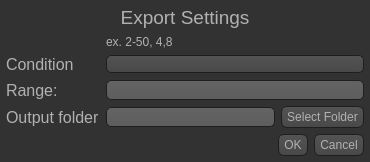
<?xml version="1.0" encoding="UTF-8"?>
<ui version="4.0">
 <class>ExportNeuralDialog</class>
 <widget class="QDialog" name="ExportNeuralDialog">
  <property name="geometry">
   <rect>
    <x>0</x>
    <y>0</y>
    <width>370</width>
    <height>138</height>
   </rect>
  </property>
  <property name="windowTitle">
   <string>Dialog</string>
  </property>
  <property name="styleSheet">
   <string notr="true">        QToolTip  
         {  
              border: 1px solid black;  
              background-color: #ffa02f;  
              padding: 1px;  
              border-radius: 3px;  
              opacity: 100;  
         }  
           
         QWidget  
         {  
             color: #b1b1b1;  
             background-color: #323232;  
         }  
           
         QWidget:item:hover  
         {  
             background-color:QLinearGradient( x1: 0, y1: 0, x2: 0, y2: 1, stop: 0 #ffa02f, stop: 1 #d7801a);  
             color: #000000;  
         }  
           
         QWidget:item:selected  
         {  
             background-color: QLinearGradient( x1: 0, y1: 0, x2: 0, y2: 1, stop: 0 #ffa02f, stop: 1 #d7801a);  
         }  
           
         QMenuBar::item  
         {  
             background: transparent;  
         }  
           
         QMenuBar::item:selected  
         {  
             background: transparent;  
             border: 1px solid #ffaa00;  
         }  
           
         QMenuBar::item:pressed  
         {  
             background: #444;  
             border: 1px solid #000;  
             background-color: QLinearGradient(  
                 x1:0, y1:0,  
                 x2:0, y2:1,  
                 stop:1 #212121,  
                 stop:0.4 #343434/*,  
                 stop:0.2 #343434,  
                 stop:0.1 #ffaa00*/  
             );  
             margin-bottom:-1px;  
             padding-bottom:1px;  
         }  
           
         QMenu  
         {  
             border: 1px solid #000;  
         }  
           
         QMenu::item  
         {  
             padding: 2px 20px 2px 20px;  
         }  
           
         QMenu::item:selected  
         {  
             color: #000000;  
         }  
           
         QWidget:disabled  
         {  
             color: #404040;  
             background-color: #323232;  
         }  
           
         QAbstractItemView  
         {  
             background-color: QLinearGradient( x1: 0, y1: 0, x2: 0, y2: 1, stop: 0 #4d4d4d, stop: 0.1 #646464, stop: 1 #5d5d5d);  
         }  
           
         QWidget:focus  
         {  
             /*border: 2px solid QLinearGradient( x1: 0, y1: 0, x2: 0, y2: 1, stop: 0 #ffa02f, stop: 1 #d7801a);*/  
         }  
           
         QLineEdit  
         {  
             background-color: QLinearGradient( x1: 0, y1: 0, x2: 0, y2: 1, stop: 0 #4d4d4d, stop: 0 #646464, stop: 1 #5d5d5d);  
             padding: 1px;  
             border-style: solid;  
             border: 1px solid #1e1e1e;  
             border-radius: 5;  
         }  
           
         QPushButton  
         {  
             color: #b1b1b1;  
             background-color: QLinearGradient( x1: 0, y1: 0, x2: 0, y2: 1, stop: 0 #565656, stop: 0.1 #525252, stop: 0.5 #4e4e4e, stop: 0.9 #4a4a4a, stop: 1 #464646);  
             border-width: 1px;  
             border-color: #1e1e1e;  
             border-style: solid;  
             border-radius: 6;  
             padding: 3px;  
             font-size: 12px;  
             padding-left: 5px;  
             padding-right: 5px;  
         }  
           
         QPushButton:pressed  
         {  
             background-color: QLinearGradient( x1: 0, y1: 0, x2: 0, y2: 1, stop: 0 #2d2d2d, stop: 0.1 #2b2b2b, stop: 0.5 #292929, stop: 0.9 #282828, stop: 1 #252525);  
         }  
           
         QComboBox  
         {  
             selection-background-color: #ffaa00;  
             background-color: QLinearGradient( x1: 0, y1: 0, x2: 0, y2: 1, stop: 0 #565656, stop: 0.1 #525252, stop: 0.5 #4e4e4e, stop: 0.9 #4a4a4a, stop: 1 #464646);  
             border-style: solid;  
             border: 1px solid #1e1e1e;  
             border-radius: 5;  
         }  
           
         QComboBox:hover,QPushButton:hover  
         {  
             border: 2px solid QLinearGradient( x1: 0, y1: 0, x2: 0, y2: 1, stop: 0 #ffa02f, stop: 1 #d7801a);  
         }  
           
           
         QComboBox:on  
         {  
             padding-top: 3px;  
             padding-left: 4px;  
             background-color: QLinearGradient( x1: 0, y1: 0, x2: 0, y2: 1, stop: 0 #2d2d2d, stop: 0.1 #2b2b2b, stop: 0.5 #292929, stop: 0.9 #282828, stop: 1 #252525);  
             selection-background-color: #ffaa00;  
         }  
           
         QComboBox QAbstractItemView  
         {  
             border: 2px solid darkgray;  
             selection-background-color: QLinearGradient( x1: 0, y1: 0, x2: 0, y2: 1, stop: 0 #ffa02f, stop: 1 #d7801a);  
         }  
           
         QComboBox::drop-down  
         {  
              subcontrol-origin: padding;  
              subcontrol-position: top right;  
              width: 15px;  
           
              border-left-width: 0px;  
              border-left-color: darkgray;  
              border-left-style: solid; /* just a single line */  
              border-top-right-radius: 3px; /* same radius as the QComboBox */  
              border-bottom-right-radius: 3px;  
          }  
           
         QComboBox::down-arrow  
         {  
              image: url(:/down_arrow.png);  
         }  
           
         QGroupBox:focus  
         {  
         border: 2px solid QLinearGradient( x1: 0, y1: 0, x2: 0, y2: 1, stop: 0 #ffa02f, stop: 1 #d7801a);  
         }  
           
         QTextEdit:focus  
         {  
             border: 2px solid QLinearGradient( x1: 0, y1: 0, x2: 0, y2: 1, stop: 0 #ffa02f, stop: 1 #d7801a);  
         }  
           
         QScrollBar:horizontal {  
              border: 1px solid #222222;  
              background: QLinearGradient( x1: 0, y1: 0, x2: 0, y2: 1, stop: 0.0 #121212, stop: 0.2 #282828, stop: 1 #484848);  
              height: 7px;  
              margin: 0px 16px 0 16px;  
         }  
           
         QScrollBar::handle:horizontal  
         {  
               background: QLinearGradient( x1: 0, y1: 0, x2: 1, y2: 0, stop: 0 #ffa02f, stop: 0.5 #d7801a, stop: 1 #ffa02f);  
               min-height: 20px;  
               border-radius: 2px;  
         }  
           
         QScrollBar::add-line:horizontal {  
               border: 1px solid #1b1b19;  
               border-radius: 2px;  
               background: QLinearGradient( x1: 0, y1: 0, x2: 1, y2: 0, stop: 0 #ffa02f, stop: 1 #d7801a);  
               width: 14px;  
               subcontrol-position: right;  
               subcontrol-origin: margin;  
         }  
           
         QScrollBar::sub-line:horizontal {  
               border: 1px solid #1b1b19;  
               border-radius: 2px;  
               background: QLinearGradient( x1: 0, y1: 0, x2: 1, y2: 0, stop: 0 #ffa02f, stop: 1 #d7801a);  
               width: 14px;  
              subcontrol-position: left;  
              subcontrol-origin: margin;  
         }  
           
         QScrollBar::right-arrow:horizontal, QScrollBar::left-arrow:horizontal  
         {  
               border: 1px solid black;  
               width: 1px;  
               height: 1px;  
               background: white;  
         }  
           
         QScrollBar::add-page:horizontal, QScrollBar::sub-page:horizontal  
         {  
               background: none;  
         }  
           
         QScrollBar:vertical  
         {  
               background: QLinearGradient( x1: 0, y1: 0, x2: 1, y2: 0, stop: 0.0 #121212, stop: 0.2 #282828, stop: 1 #484848);  
               width: 7px;  
               margin: 16px 0 16px 0;  
               border: 1px solid #222222;  
         }  
           
         QScrollBar::handle:vertical  
         {  
               background: QLinearGradient( x1: 0, y1: 0, x2: 0, y2: 1, stop: 0 #ffa02f, stop: 0.5 #d7801a, stop: 1 #ffa02f);  
               min-height: 20px;  
               border-radius: 2px;  
         }  
           
         QScrollBar::add-line:vertical  
         {  
               border: 1px solid #1b1b19;  
               border-radius: 2px;  
               background: QLinearGradient( x1: 0, y1: 0, x2: 0, y2: 1, stop: 0 #ffa02f, stop: 1 #d7801a);  
               height: 14px;  
               subcontrol-position: bottom;  
               subcontrol-origin: margin;  
         }  
           
         QScrollBar::sub-line:vertical  
         {  
               border: 1px solid #1b1b19;  
               border-radius: 2px;  
               background: QLinearGradient( x1: 0, y1: 0, x2: 0, y2: 1, stop: 0 #d7801a, stop: 1 #ffa02f);  
               height: 14px;  
               subcontrol-position: top;  
               subcontrol-origin: margin;  
         }  
           
         QScrollBar::up-arrow:vertical, QScrollBar::down-arrow:vertical  
         {  
               border: 1px solid black;  
               width: 1px;  
               height: 1px;  
               background: white;  
         }  
           
           
         QScrollBar::add-page:vertical, QScrollBar::sub-page:vertical  
         {  
               background: none;  
         }  
           
         QTextEdit  
         {  
             background-color: #242424;  
         }  
           
         QPlainTextEdit  
         {  
             background-color: #242424;  
         }  
           
         QHeaderView::section  
         {  
             background-color: QLinearGradient(x1:0, y1:0, x2:0, y2:1, stop:0 #616161, stop: 0.5 #505050, stop: 0.6 #434343, stop:1 #656565);  
             color: white;  
             padding-left: 4px;  
             border: 1px solid #6c6c6c;  
         }  
           
         QCheckBox:disabled  
         {  
         color: #414141;  
         }  
           
         QDockWidget::title  
         {  
             text-align: center;  
             spacing: 3px; /* spacing between items in the tool bar */  
             background-color: QLinearGradient(x1:0, y1:0, x2:0, y2:1, stop:0 #323232, stop: 0.5 #242424, stop:1 #323232);  
         }  
           
         QDockWidget::close-button, QDockWidget::float-button  
         {  
             text-align: center;  
             spacing: 1px; /* spacing between items in the tool bar */  
             background-color: QLinearGradient(x1:0, y1:0, x2:0, y2:1, stop:0 #323232, stop: 0.5 #242424, stop:1 #323232);  
         }  
           
         QDockWidget::close-button:hover, QDockWidget::float-button:hover  
         {  
             background: #242424;  
         }  
           
         QDockWidget::close-button:pressed, QDockWidget::float-button:pressed  
         {  
             padding: 1px -1px -1px 1px;  
         }  
           
         QMainWindow::separator  
         {  
             background-color: QLinearGradient(x1:0, y1:0, x2:0, y2:1, stop:0 #161616, stop: 0.5 #151515, stop: 0.6 #212121, stop:1 #343434);  
             color: white;  
             padding-left: 4px;  
             border: 1px solid #4c4c4c;  
             spacing: 3px; /* spacing between items in the tool bar */  
         }  
           
         QMainWindow::separator:hover  
         {  
           
             background-color: QLinearGradient(x1:0, y1:0, x2:0, y2:1, stop:0 #d7801a, stop:0.5 #b56c17 stop:1 #ffa02f);  
             color: white;  
             padding-left: 4px;  
             border: 1px solid #6c6c6c;  
             spacing: 3px; /* spacing between items in the tool bar */  
         }  
           
         QToolBar::handle  
         {  
              spacing: 3px; /* spacing between items in the tool bar */  
              background: url(:/images/handle.png);  
         }  
           
         QMenu::separator  
         {  
             height: 2px;  
             background-color: QLinearGradient(x1:0, y1:0, x2:0, y2:1, stop:0 #161616, stop: 0.5 #151515, stop: 0.6 #212121, stop:1 #343434);  
             color: white;  
             padding-left: 4px;  
             margin-left: 10px;  
             margin-right: 5px;  
         }  
           
         QProgressBar  
         {  
             border: 2px solid grey;  
             border-radius: 5px;  
             text-align: center;  
         }  
           
         QProgressBar::chunk  
         {  
             background-color: #d7801a;  
             width: 2.15px;  
             margin: 0.5px;  
         }  
           
         QTabBar::tab {  
             color: #b1b1b1;  
             border: 1px solid #444;  
             border-bottom-style: none;  
             background-color: #323232;  
             padding-left: 10px;  
             padding-right: 10px;  
             padding-top: 3px;  
             padding-bottom: 2px;  
             margin-right: -1px;  
         }  
           
         QTabWidget::pane {  
             border: 1px solid #444;  
             top: 1px;  
         }  
           
         QTabBar::tab:last  
         {  
             margin-right: 0; /* the last selected tab has nothing to overlap with on the right */  
             border-top-right-radius: 3px;  
         }  
           
         QTabBar::tab:first:!selected  
         {  
          margin-left: 0px; /* the last selected tab has nothing to overlap with on the right */  
           
           
             border-top-left-radius: 3px;  
         }  
           
         QTabBar::tab:!selected  
         {  
             color: #b1b1b1;  
             border-bottom-style: solid;  
             margin-top: 3px;  
             background-color: QLinearGradient(x1:0, y1:0, x2:0, y2:1, stop:1 #212121, stop:.4 #1c0009);  
         }  
           
         QTabBar::tab:selected  
         {  
             border-top-left-radius: 3px;  
             border-top-right-radius: 3px;  
             margin-bottom: 0px;  
         }  
           
         QTabBar::tab:!selected:hover  
         {  
             /*border-top: 2px solid #ffaa00;  
             padding-bottom: 3px;*/  
             border-top-left-radius: 3px;  
             border-top-right-radius: 3px;  
             background-color: QLinearGradient(x1:0, y1:0, x2:0, y2:1, stop:1 #212121, stop:0.4 #350012, stop:0.2 #4e001a, stop:0.1 #4e001a);  
         }  
           
         QRadioButton::indicator:checked, QRadioButton::indicator:unchecked{  
             color: #b1b1b1;  
             background-color: #323232;  
             border: 1px solid #b1b1b1;  
             border-radius: 6px;  
         }  
           
         QRadioButton::indicator:checked  
         {  
             background-color: qradialgradient(  
                 cx: 0.5, cy: 0.5,  
                 fx: 0.5, fy: 0.5,  
                 radius: 1.0,  
                 stop: 0.25 #ffaa00,  
                 stop: 0.3 #323232  
             );  
         }  
           
         QCheckBox::indicator{  
             color: #b1b1b1;  
             background-color: #323232;  
             border: 1px solid #b1b1b1;  
             width: 9px;  
             height: 9px;  
         }  
           
         QRadioButton::indicator  
         {  
             border-radius: 6px;  
         }  
           
         QRadioButton::indicator:hover, QCheckBox::indicator:hover  
         {  
             border: 1px solid #ffaa00;  
         }  
           
         QCheckBox::indicator:checked  
         {  
             image:url(:/images/checkbox.png);  
         }  
           
         QCheckBox::indicator:disabled, QRadioButton::indicator:disabled  
         {  
             border: 1px solid #444;  
         }  

         QTableWidget::item {  
              background-color: #FFFFFF  
          }  

         QTabBar::tab { height: 30px; width: 200px; }  
          
         QScrollBar { 
             border: rgba(255, 255, 255,0); 
         } 

         QGroupBox {  
             border: rgba(255, 255, 255,0); 
         }  
         QScrollArea { 
         border: rgba(255, 255, 255,0); 
          }  +     
        QPushButton#Add_mask_btn{
            background-color: #E5E5E5;
        }
        QPushButton#Add_mask_btn:hover{
            border-color: #000000;
            background-color: #CCCCCC;
        }

        QPushButton#Add_mask_btn:checked{
            border-color: #2A828F;
            background-color: #2A828F;
        }
        QPushButton#Delete_selected_btn{
            background-color: #E5E5E5;
        }
        QPushButton#Delete_selected_btn:hover{
            border-color: #000000;
            background-color: #CCCCCC;
        }

        QDockWidget::title{
        background-color: QLinearGradient(x1:0, y1:0, x2:0, y2:1, stop:0 #273232, stop: 0.5 #242424, stop:1 #242424);
        }
        QDockWidget::close-button, QDockWidget::float-button{
        color: #FFFFFF
        background-color:  #273232
        }
        QDockWidget::close-button:hover, QDockWidget::float-button:hover{
        color: #FFFFFF
        background-color:  #273232   
        }

        QSlider::groove{
        background-color: white
        border: 0px solid black
        height: 5px
        border-radius: 1px
        }

        QSlider::handle{
        background-color: white;
        border: 2px solid black; 
        width: 16px; 
        height: 20px; 
        line-height: 20px; 
        margin-top: -10px; 
        margin-bottom: -10px; 
        border-radius: 10px;
        
        }
        QGroupBox {
            border: 1px solid;
            border-color: rgb(20, 20, 20);
            margin-top: 20px;
            border-top-left-radius: 15px;
            border-top-right-radius:15px;
            border-bottom-left-radius: 15px;
            border-bottom-right-radius: 15px;
            background-color: rgb(90, 90, 90);
        }
        QGroupBox::title {
            font-size: 12px;
            border-top-color: rgb(255, 255, 255);
            subcontrol-origin: margin;
            subcontrol-position: top left;
            border-top-left-radius: 15px;
            border-top-right-radius:15px;
            padding: 2px 10px;
            background-color: rgba(255, 255, 255,0);
            color:rgba(255, 255, 255,220);
        }


        QGroupBox::indicator{
        background-color: rgba(0, 170, 127,0);
        color: rgba(85, 255, 0,0);
        }














        </string>
  </property>
  <layout class="QHBoxLayout" name="horizontalLayout">
   <property name="leftMargin">
    <number>6</number>
   </property>
   <property name="topMargin">
    <number>6</number>
   </property>
   <property name="rightMargin">
    <number>6</number>
   </property>
   <property name="bottomMargin">
    <number>6</number>
   </property>
   <item>
    <layout class="QGridLayout" name="ExportNeuralgridLayout">
     <item row="3" column="0">
      <widget class="QLabel" name="ExportNeurallabel_2">
       <property name="font">
        <font>
         <pointsize>12</pointsize>
        </font>
       </property>
       <property name="text">
        <string>Range:</string>
       </property>
      </widget>
     </item>
     <item row="5" column="0">
      <spacer name="ExportNeuralverticalSpacer">
       <property name="orientation">
        <enum>Qt::Vertical</enum>
       </property>
       <property name="sizeHint" stdset="0">
        <size>
         <width>20</width>
         <height>40</height>
        </size>
       </property>
      </spacer>
     </item>
     <item row="4" column="1">
      <widget class="QLineEdit" name="ExportNeurallineEdit_2"/>
     </item>
     <item row="4" column="0">
      <widget class="QLabel" name="ExportNeurallabel_4">
       <property name="font">
        <font>
         <pointsize>12</pointsize>
        </font>
       </property>
       <property name="text">
        <string>Output folder</string>
       </property>
      </widget>
     </item>
     <item row="4" column="2">
      <widget class="QPushButton" name="ExportNeuralpushButton">
       <property name="text">
        <string>Select Folder</string>
       </property>
      </widget>
     </item>
     <item row="3" column="1" colspan="2">
      <widget class="QLineEdit" name="ExportNeurallineEdit">
       <property name="inputMethodHints">
        <set>Qt::ImhDigitsOnly</set>
       </property>
      </widget>
     </item>
     <item row="1" column="1" colspan="2">
      <widget class="QLabel" name="ExportNeurallabel_3">
       <property name="text">
        <string>ex. 2-50, 4,8</string>
       </property>
      </widget>
     </item>
     <item row="0" column="0" colspan="3">
      <widget class="QLabel" name="ExportNeurallabel">
       <property name="font">
        <font>
         <pointsize>14</pointsize>
        </font>
       </property>
       <property name="text">
        <string>Export Settings</string>
       </property>
       <property name="textFormat">
        <enum>Qt::AutoText</enum>
       </property>
       <property name="alignment">
        <set>Qt::AlignCenter</set>
       </property>
      </widget>
     </item>
     <item row="5" column="1" colspan="2">
      <widget class="QDialogButtonBox" name="ExportNeuralbuttonBox">
       <property name="standardButtons">
        <set>QDialogButtonBox::Cancel|QDialogButtonBox::Ok</set>
       </property>
      </widget>
     </item>
     <item row="2" column="0">
      <widget class="QLabel" name="labelCondition">
       <property name="font">
        <font>
         <pointsize>12</pointsize>
        </font>
       </property>
       <property name="text">
        <string>Condition</string>
       </property>
      </widget>
     </item>
     <item row="2" column="1" colspan="2">
      <widget class="QComboBox" name="ExportNeuralverticalcomboBoxCondition"/>
     </item>
    </layout>
   </item>
  </layout>
 </widget>
 <resources/>
 <connections/>
</ui>
